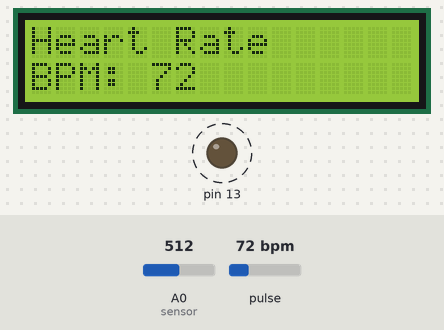
This sketch was run on a simulated Arduino Uno, built with avr-gcc and run on an emulated ATmega328P. On the bench: 16×2 character LCD, output pins drawn as LEDs (lit = HIGH). Dashed ring = blinking. The inputs (shaded band) are chosen by the test bench; at power-on: pulse 72 bpm, A0 (sensor) = 512. What the sketch prints to the serial monitor is not drawn.

Above: at 1.2 s.
1.3 s: pulse set to 42 bpm
At 2.42 s:
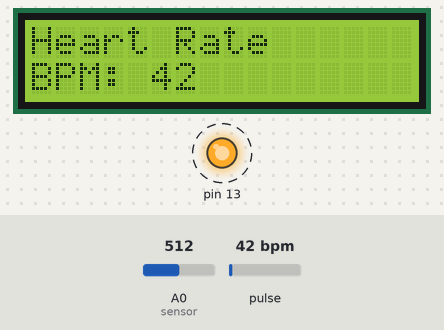
4.3 s: pulse set to 70 bpm
At 5.3 s:
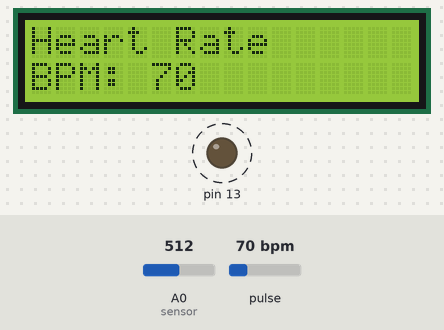
6.1 s: pulse set to 100 bpm
At 6.25 s:
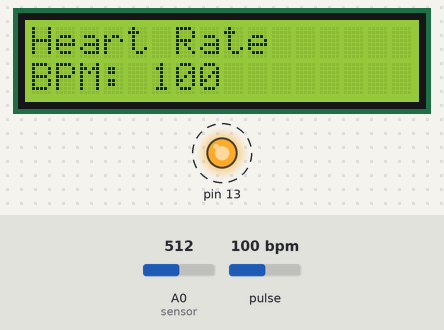
Timing chart, 0 to 13.6 s (numbered marks = the images above; inputs shaded):
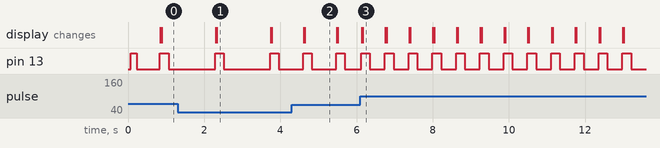

Measured:
- after the input at 1.3 s, pin 13: alternates HIGH for 0.22 s and LOW for 1.2 s, starting after 0.99 s; the display: first changes after 1.0 s (image 1 shows a later state)
- after the input at 4.3 s, the display: first changes after 0.31 s (image 2 shows a later state)
- after the input at 6.1 s, pin 13: alternates HIGH for 0.23 s and LOW for 0.40 s, starting at once; the display: first changes at once (image 3 shows a later state)
- by itself, pin 13: alternates HIGH for 0.19 s and LOW for 0.61 s
- what the display in image 1 shows lasts 1.4 s, from 2.3 s to 3.7 s
- what the display in image 2 shows lasts 0.9 s, from 4.6 s to 5.5 s
- what the display in image 3 shows lasts 0.6 s, from 6.2 s to 6.8 s

The sketch:

medidormonitor.ino
```cpp
#include <PulseSensorPlayground.h>
#include <LiquidCrystal_I2C.h>
#define USE_ARDUINO_INTERRUPTS true

LiquidCrystal_I2C lcd(0x27, 16, 2);

#define sensor A0
const int limite = 550;
const int Led = 13;

PulseSensorPlayground pulsar;

void setup() {

  Serial.begin(9600);
  lcd.init();
  lcd.backlight();

  pulsar.analogInput(sensor);
  pulsar.blinkOnPulse(Led);
  pulsar.setThreshold(limite);

  if(pulsar.begin()){
    Serial.println("Sensor criado com sucesso");
  }
}

void loop() {
  lcd.setCursor(0,0);
  lcd.print("Heart Rate");

  int BPMAtual = pulsar.getBeatsPerMinute();
  int Signal = analogRead(sensor);  // <-- pega o sinal bruto

  // Envia para Processing
  Serial.println(Signal);

  if(pulsar.sawStartOfBeat()){
    Serial.print("BPM: ");
    Serial.println(BPMAtual);

    lcd.clear();
    lcd.setCursor(0, 1);
    lcd.print("BPM: ");
    lcd.print(BPMAtual);
  }

  delay(20);
}
```
